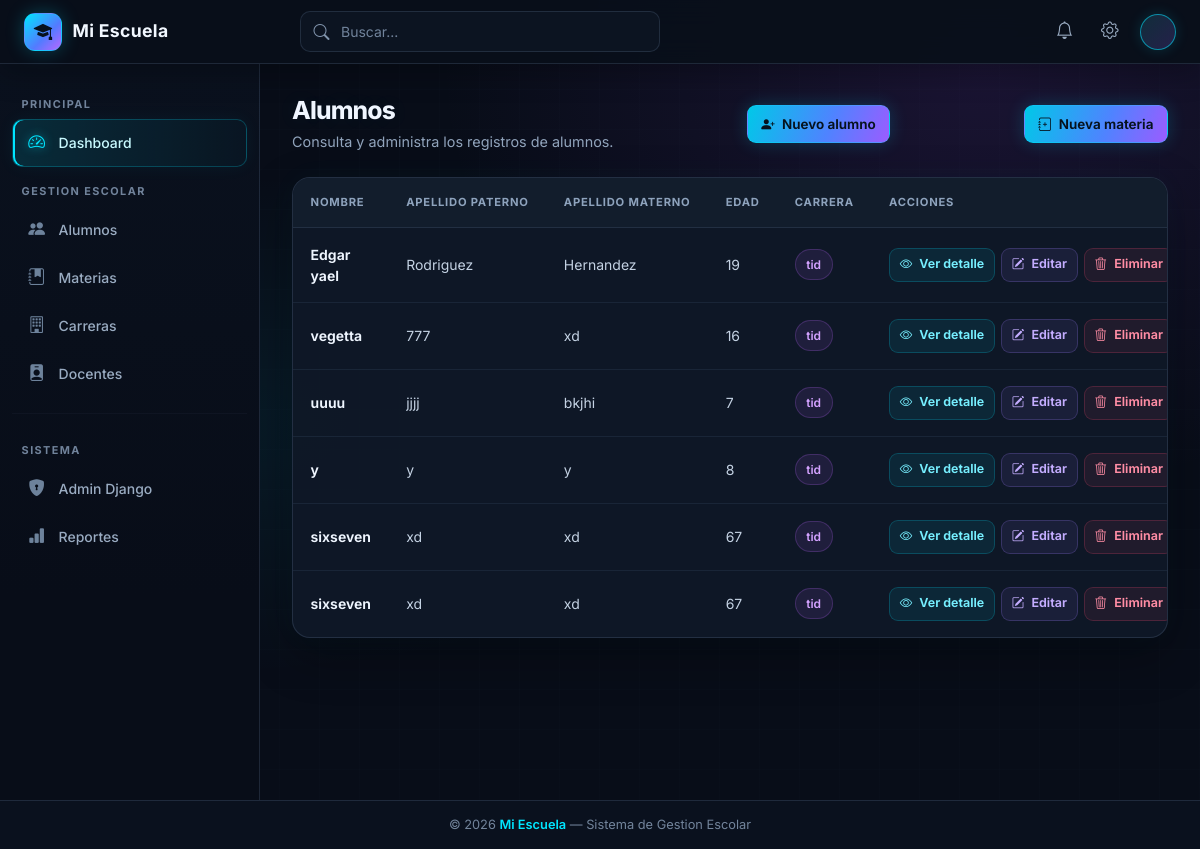
Page /alumnos/lista_alumnos/ on the committed database.
### alumnos/models.py (models this page shows, shortened)
class Alumno(models.Model):
    carrera = models.ForeignKey('Carrera', on_delete=models.CASCADE, verbose_name="Carrera")
    matricula = models.CharField(verbose_name="Matricula", max_length=10, unique=True)
    nombre = models.CharField(verbose_name="Nombre alumno", max_length=50)
    apellido_paterno = models.CharField(verbose_name="Apellido paterno", max_length=100)
    apellido_materno = models.CharField(verbose_name="Apellido materno", max_length=100)
    edad = models.IntegerField(verbose_name="Edad")
    fecha_registro = models.DateTimeField(verbose_name="Fecha de registro", auto_now_add=True)

class Carrera(models.Model):
    codigo = models.CharField(verbose_name="Código de la carrera", max_length=10, unique=True)
    nombre = models.CharField(verbose_name="Nombre de la carrera", max_length=100)
    duracion = models.IntegerField(verbose_name="Duración en cuatrimestres")
    fecha_registro = models.DateTimeField(verbose_name="Fecha de registro", auto_now_add=True)

### alumnos/views.py (the view)
# urls.py: path('lista_alumnos/', views.lista_alumnos, name='lista_alumnos'),
def lista_alumnos(request):
    alumnos = Alumno.objects.all()
    return render(request, 'listaalumnos.html', {'alumnos': alumnos})

### alumnos/templates/listaalumnos.html (shortened to what this page needs)
{% extends 'base.html' %}
{% block contenido %}
<section class="students-page">
    <header class="students-header">
        <div>
            <h1 class="students-heading">Alumnos</h1>
            <p class="students-description">Consulta y administra los registros de alumnos.</p>
        </div>
        <a href="{% url 'crear_alumno' %}" class="btn-new-student">
            <i class="bi bi-person-plus-fill"></i> Nuevo alumno
        </a>
        <a href="{% url 'crear_materia' %}" class="btn-new-student">
            <i class="bi bi-journal-plus"></i> Nueva materia
        </a>
    </header>
    <div class="students-table-card">
        <div class="students-table-wrap">
            <table class="students-table">
                <thead>
                    <tr>
                        <th scope="col">Nombre</th>
                        <th scope="col">Apellido paterno</th>
                        <th scope="col">Apellido materno</th>
                        <th scope="col">Edad</th>
                        <th scope="col">Carrera</th>
                        <th scope="col">Acciones</th>
                    </tr>
                </thead>
                <tbody>
                    {% for alumno in alumnos %}
                    <tr>
                        <td class="student-name">{{ alumno.nombre }}</td>
                        <td>{{ alumno.apellido_paterno }}</td>
                        <td>{{ alumno.apellido_materno }}</td>
                        <td>{{ alumno.edad }}</td>
                        <td><span class="career-badge">{{ alumno.carrera.nombre }}</span></td>
                        <td>
                            <div class="student-actions">
                                <a href="{% url 'detalle_alumno' alumno.id %}" class="student-action student-action-view" title="Ver detalle" aria-label="Ver detalle de {{ alumno.nombre }}">
                                    <i class="bi bi-eye"></i><span>Ver detalle</span>
                                </a>
                                <a href="{% url 'editar_alumno' alumno.id %}" class="student-action student-action-edit" title="Editar" aria-label="Editar a {{ alumno.nombre }}">
                                    <i class="bi bi-pencil-square"></i><span>Editar</span>
                                </a>
                                <a href="{% url 'eliminar_alumno' alumno.id %}" class="student-action student-action-delete" title="Eliminar" aria-label="Eliminar a {{ alumno.nombre }}">
                                    <i class="bi bi-trash3"></i><span>Eliminar</span>
                                </a>
                            </div>
                        </td>
                    </tr>
                    {% endfor %}
                </tbody>
            </table>
        </div>
    </div>
</section>
{% endblock %}

### alumnos/templates/base.html (shortened to what this page needs)
{% load static %}
<!DOCTYPE html>
<html lang="es">
<head>
    <link href="https://cdn.jsdelivr.net/npm/bootstrap@5.3.3/dist/css/bootstrap.min.css" rel="stylesheet">
    <link href="https://cdn.jsdelivr.net/npm/bootstrap-icons@1.11.3/font/bootstrap-icons.min.css" rel="stylesheet">
    <link href="{% static 'alumnos/css/base.css' %}" rel="stylesheet">
</head>
<body>
    <header class="top-navbar">
        <a href="#" class="brand">
            <div class="brand-icon">
                <i class="bi bi-mortarboard-fill"></i>
            </div>
            Mi Escuela
        </a>
        <div class="navbar-search d-none d-md-block">
            <div class="search-wrapper">
                <i class="bi bi-search"></i>
                <input type="text" placeholder="Buscar...">
            </div>
        </div>
        <div class="navbar-right">
            <button class="nav-icon-btn" title="Notificaciones">
                <i class="bi bi-bell"></i>
            </button>
            <button class="nav-icon-btn" title="Configuracion">
                <i class="bi bi-gear"></i>
            </button>
            <div class="avatar" title="{{ user.username }}">{{ user.username|first|upper }}</div>
        </div>
    </header>
    <div class="app-wrapper">
        <aside id="sidebar">
            <div class="sidebar-section">
                <p class="sidebar-label">Principal</p>
                <a href="#" class="sidebar-link active">
                    <i class="bi bi-speedometer2"></i> Dashboard
                </a>
            </div>
            <div class="sidebar-section">
                <p class="sidebar-label">Gestion Escolar</p>
                <a href="{% url 'lista_alumnos' %}" class="sidebar-link">
                    <i class="bi bi-people-fill"></i> Alumnos
                </a>
                <a href="{% url 'lista_materias' %}" class="sidebar-link">
                    <i class="bi bi-journal-bookmark-fill"></i> Materias
                </a>
                <a href="{% url "lista_carreras" %}" class="sidebar-link">
                    <i class="bi bi-building"></i> Carreras
                </a>
                <a href="#" class="sidebar-link">
                    <i class="bi bi-person-badge-fill"></i> Docentes
                </a>
            </div>
            <hr class="sidebar-divider">
            <div class="sidebar-section">
                <p class="sidebar-label">Sistema</p>
                <a href="/admin/" class="sidebar-link">
                    <i class="bi bi-shield-lock-fill"></i> Admin Django
                </a>
                <a href="#" class="sidebar-link">
                    <i class="bi bi-bar-chart-fill"></i> Reportes
                </a>
            </div>
        </aside>
        <main id="main-content">
            {% block contenido %}{% endblock contenido %}
        </main>
    </div>
    <footer>
        &copy; 2026 <span>Mi Escuela</span> &mdash; Sistema de Gestion Escolar
    </footer>
</body>
</html>

### rows in the picture
Alumno: nombre "Edgar yael", apellido_paterno "Rodriguez", apellido_materno "Hernandez", edad "19", carrera.nombre "tid"
Alumno: nombre "vegetta", apellido_paterno "777", apellido_materno "xd", edad "16", carrera.nombre "tid"
Alumno: nombre "uuuu", apellido_paterno "jjjj", apellido_materno "bkjhi", edad "7", carrera.nombre "tid"
Alumno: nombre "y", apellido_paterno "y", apellido_materno "y", edad "8", carrera.nombre "tid"
Alumno: nombre "sixseven", apellido_paterno "xd", apellido_materno "xd", edad "67", carrera.nombre "tid"
Alumno: nombre "sixseven", apellido_paterno "xd", apellido_materno "xd", edad "67", carrera.nombre "tid"
